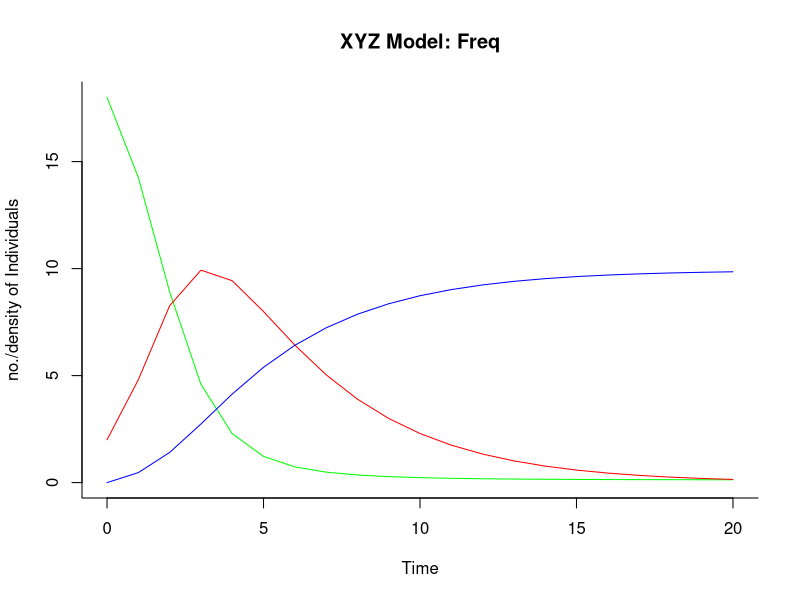

Generate this figure with R:
                                        #X, Y, and Z are the initial *totals* of susceptible, infected, and recovered number/density of individuals
                                        #Derivative-solving library
                                        #All parameters must be positive. Remember, X, Y and mu all refer to numbers; rho ≤ 1 as it is a probability.
#spacing is off from pastebin

library(deSolve)

xyz_freq<-function(time, state, parameters)     #Solve XYZ equations
{
with(as.list(c(state, parameters)),
     {   dX <- mu - (beta*X*Y)/N - (mu*X)
         dY <- (beta*X*Y)/N - ((gamma+mu)/(1-rho))*Y
         dZ <- (gamma*Y) - (mu*Z)
         return(list(c(dX, dY, dZ)))
     })}

parms<- c(beta= 520/365,        # transmission rate Ro=beta/gamma
          gamma= 0.14286,  # recovery rate
          mu= 1/(70*365),         # birth/mortality rate rho/mu=carryingcapacity
          rho=0.5)        # infectious mortality probability

N = 20           # total pop
X = 18           # initial no./density susceptible
Y =2          # initial no./density infected
Z =0             # initial no./density recovered

yini<- c(X=X,Y=Y,Z=0)

times<- seq(0,20,by=1)             #time sequence to use

out <- as.data.frame(ode(func = xyz_freq, y=yini, parms = parms, times=times))
out

                                        #Plot values and add legend
graph.colors = c(rgb(0,1,0), rgb(1,0,0), rgb(0,0,1))
matplot(out[,1], out[,-1], lty=1, type = "l", xlab = "Time", ylab = "no./density of Individuals", main = "XYZ Model: Freq", bty = "l", lwd=1, col = graph.colors)
legend(40, 0.7,c("Susceptible", "Infected", "Recovered"), pch=1, col=graph.colors, xjust=0, yjust=2)
